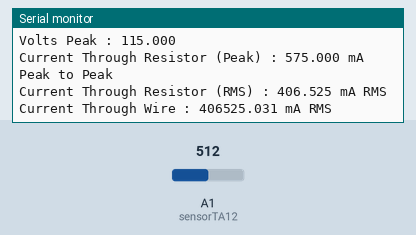
A sketch run on a simulated Arduino Uno, built with avr-gcc and run on an emulated ATmega328P. Shown: the last lines printed to the serial monitor. The test bench sets the inputs (shaded band); at power-on: A1 (sensorTA12) = 512.

Above: at 1.2 s.
1.3 s: A1 (sensorTA12) set to 716
At 2.7 s:
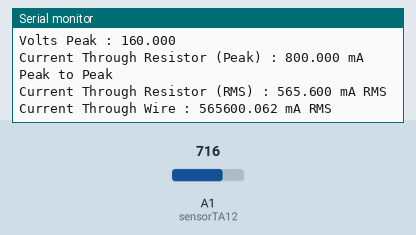
2.8 s: A1 (sensorTA12) set to 900
At 4.2 s:
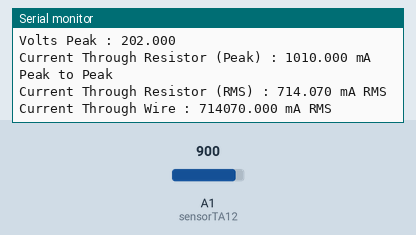
Timing chart, 0 to 5.8 s (numbered marks = the images above; inputs shaded):
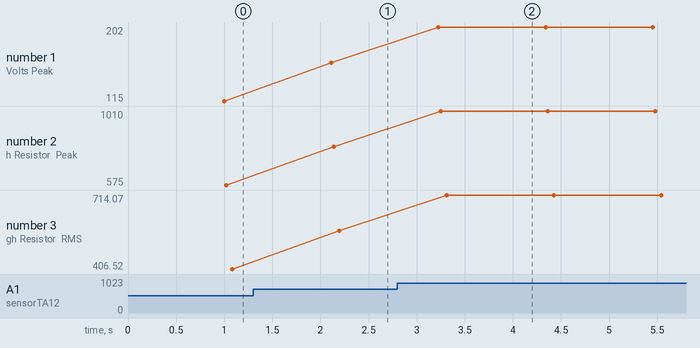

The sketch:

CT_test.ino
```cpp
int sensorTA12 = A1; // Analog input pin that sensor is attached to

float nVPP;   // Voltage measured across resistor
float nCurrThruResistorPP; // Peak Current Measured Through Resistor
float nCurrThruResistorRMS; // RMS current through Resistor
float nCurrentThruWire;     // Actual RMS current in Wire

void setup()
 {
   Serial.begin(9600);
   pinMode(sensorTA12, INPUT);
 }


 void loop()
 {


   nVPP = getVPP();

   /*
   Use Ohms law to calculate current across resistor
   and express in mA
   */

   nCurrThruResistorPP = (nVPP/200.0) * 1000.0;

   /*
   Use Formula for SINE wave to convert
   to RMS
   */

   nCurrThruResistorRMS = nCurrThruResistorPP * 0.707;

   /*
   Current Transformer Ratio is 1000:1...

   Therefore current through 200 ohm resistor
   is multiplied by 1000 to get input current
   */

   nCurrentThruWire = nCurrThruResistorRMS * 1000;


   Serial.print("Volts Peak : ");
   Serial.println(nVPP,3);


   Serial.print("Current Through Resistor (Peak) : ");
   Serial.print(nCurrThruResistorPP,3);
   Serial.println(" mA Peak to Peak");

   Serial.print("Current Through Resistor (RMS) : ");
   Serial.print(nCurrThruResistorRMS,3);
   Serial.println(" mA RMS");

   Serial.print("Current Through Wire : ");
   Serial.print(nCurrentThruWire,3);
   Serial.println(" mA RMS");

   Serial.println();


 }


 /************************************
In order to calculate RMS current, we need to know
the peak to peak voltage measured at the output across the
200 Ohm Resistor

The following function takes one second worth of samples
and returns the peak value that is measured
 *************************************/


float getVPP()
{
  float result;
  int readValue;             //value read from the sensor
  int maxValue = 0;          // store max value here
   uint32_t start_time = millis();
   while((millis()-start_time) < 1000) //sample for 1 Sec
   {
       readValue = analogRead(sensorTA12);
       // see if you have a new maxValue
       if (readValue > maxValue)
       {
           /*record the maximum sensor value*/
           maxValue = readValue;
       }
   }

   // Convert the digital data to a voltage
  // result = (maxValue * 5.0)/1024.0;
  result = map(maxValue, 0, 1024, 0, 230);
   return result;
 }
```

Measured:
- after the input at 1.3 s, the serial monitor: prints a new line after 0.81 s (image 1)
- after the input at 2.8 s, the serial monitor: prints a new line after 0.43 s (image 2)
- plotted number 1: 115 → 160 after the input at 1.3 s, 160 → 202 after the input at 2.8 s
- plotted number 2: 575 → 800 after the input at 1.3 s, 800 → 1010 after the input at 2.8 s
- plotted number 3: 406.52 → 565.6 after the input at 1.3 s, 565.6 → 714.07 after the input at 2.8 s
